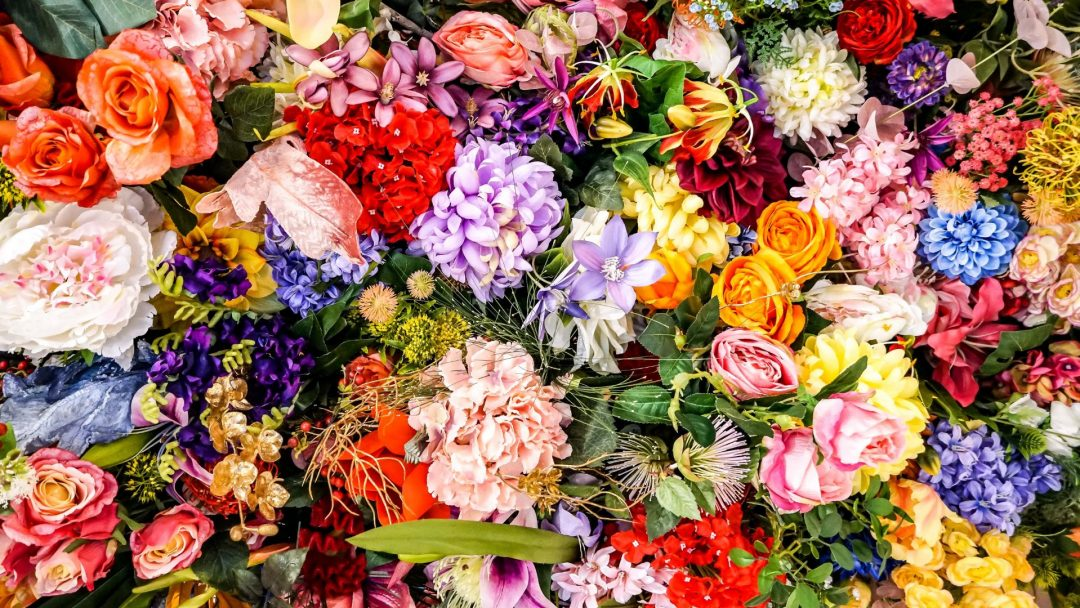
#> input picture Assignment6-TraditionalSegmentation/kMean.jpg, 1080 x 608 px, found by its file name
$ python k-mean.py
#> lines starting #> are read from the running program, lines starting #| are printed output that depends on the picture
import cv2
import numpy as np

# Use raw string or forward slashes
image = cv2.imread(r'F:\python\AI\dip\Week5\Traditional\kMean.jpg')
#> image is the input picture: shape (608, 1080, 3); mean B, G, R 91.8, 113, 160.4

if image is None:
    print("Error: Image not found. Check the path!")
    exit()

cv2.imshow("Original Image", image)
cv2.waitKey(0)

# K-means clustering
pixel_values = image.reshape((-1, 3))
pixel_values = np.float32(pixel_values)

criteria = (cv2.TERM_CRITERIA_EPS + cv2.TERM_CRITERIA_MAX_ITER, 100, 0.2)
k = 4

_, labels, centers = cv2.kmeans(pixel_values, k, None, criteria, 10, cv2.KMEANS_RANDOM_CENTERS)
#> centers = [[26.94, 37.26, 54.65], [25.99, 51.89, 196.2], [92.89, 140.4, 186.9], [194.7, 200.8, 233.7]]
centers = np.uint8(centers)
#> centers = [[26, 37, 54], [25, 51, 196], [92, 140, 186], [194, 200, 233]]
segmented_data = centers[labels.flatten()]
segmented_image = segmented_data.reshape(image.shape)
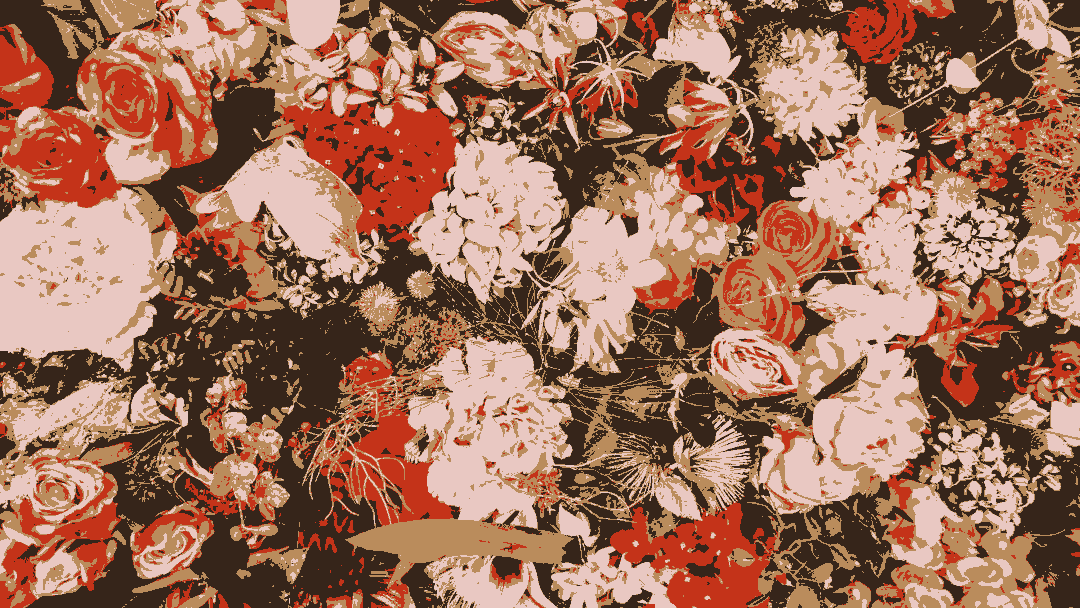
#> segmented_image: shape (608, 1080, 3); mean B, G, R 90.9, 112.4, 159.7

cv2.imshow("K-means Clustered Image", segmented_image)
cv2.waitKey(0)
cv2.destroyAllWindows()

$ run again, with Assignment6-TraditionalSegmentation/normalize.jpg copied over Assignment6-TraditionalSegmentation/kMean.jpg
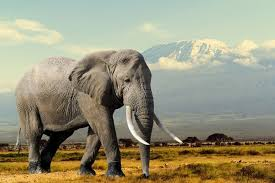
#> input picture Assignment6-TraditionalSegmentation/normalize.jpg, 275 x 183 px, found by its file name
#> image is the input picture: shape (183, 275, 3); mean B, G, R 124.5, 149.4, 153.2
#> `_, labels, centers = cv2.kmeans(pixel_values, k, None, criteria, 10, c..`: centers = [[145.1, 157.3, 155.9], [65.7, 111.8, 137.9], [188, 209.9, 198.2], [22.54, 40.95, 55.91]]
#> `centers = np.uint8(centers)`: centers = [[145, 157, 155], [65, 111, 137], [187, 209, 198], [22, 40, 55]]
#> `segmented_image = segmented_data.reshape(image.shape)`:
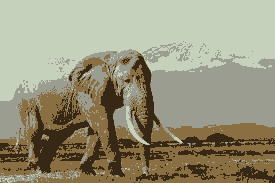
#> segmented_image: shape (183, 275, 3); mean B, G, R 123.9, 148.7, 152.5
